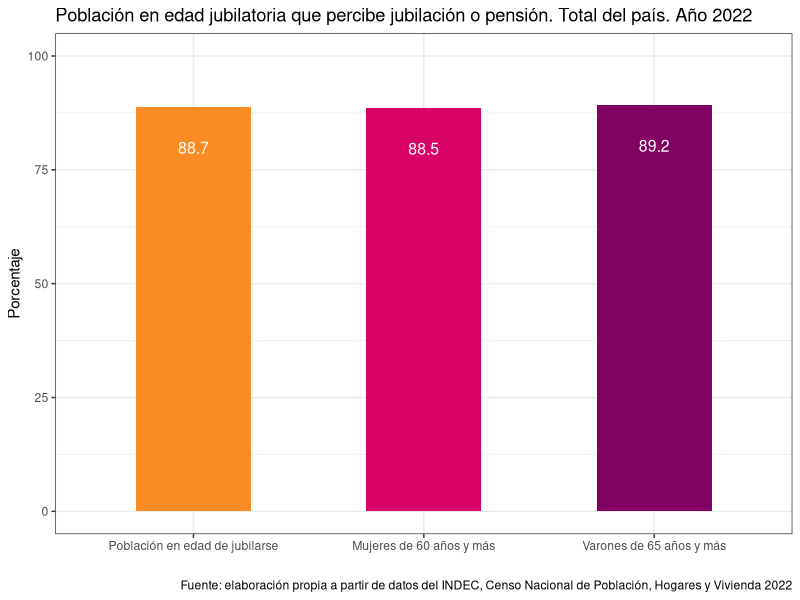
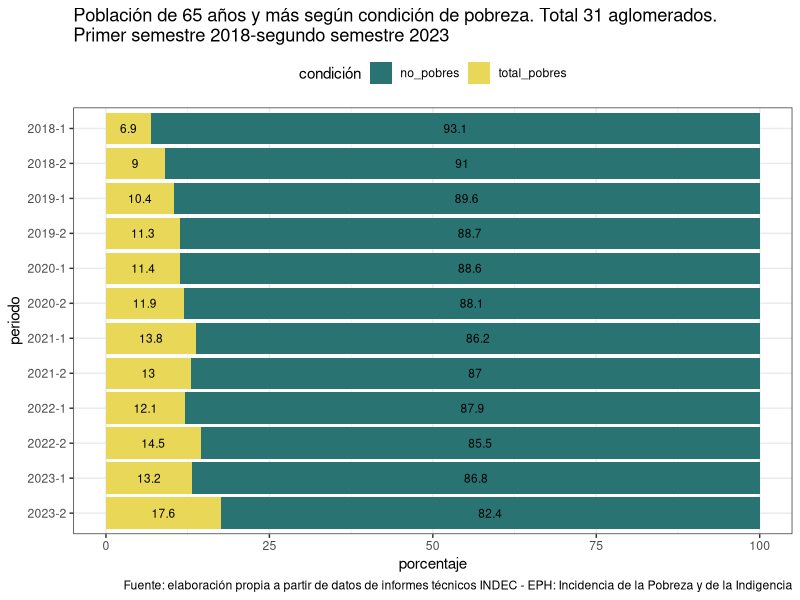
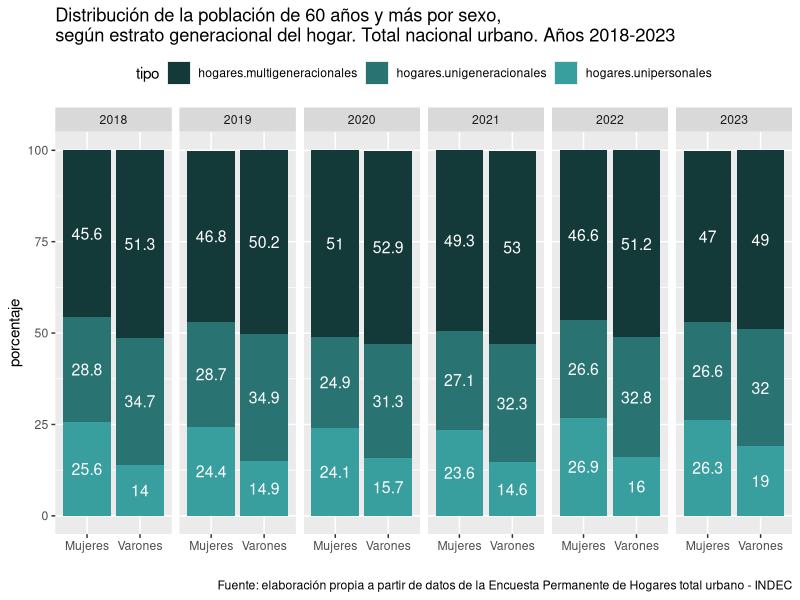
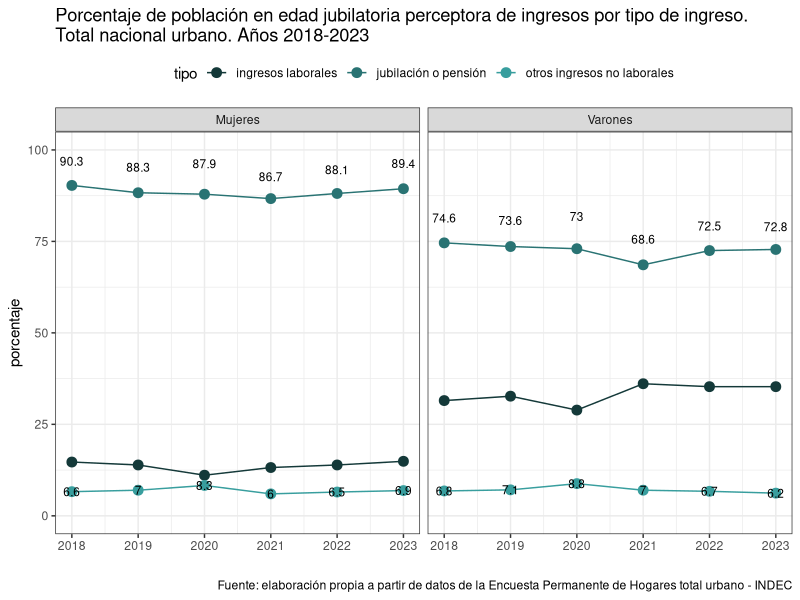
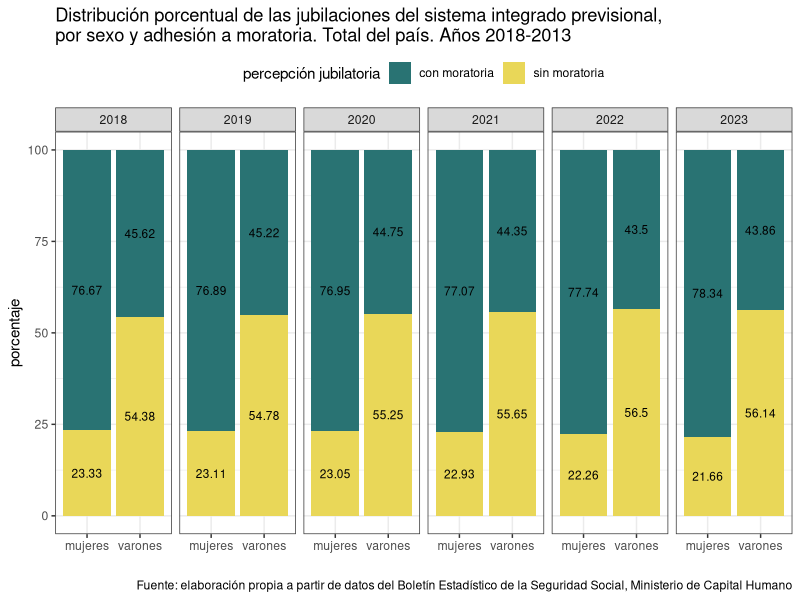

Source code (R) for these figures, in order:
## ---- chunk 1
knitr::opts_chunk$set(echo = TRUE)

library(tidyverse)
library(openxlsx)
## ---- chunk 2
# EPH
pobreza <- read.xlsx("data/datos.xlsx", sheet = "pobreza")
estrato <- read.xlsx("data/datos.xlsx", sheet = "estrato")
ingresos  <- read.xlsx("data/datos.xlsx", sheet = "ingresos")

# CAPITAL HUMANO 
bess <- read.xlsx("data/datos.xlsx", sheet = "bess-1")

# CENSO 
salud  <- read.xlsx("data/datos.xlsx", sheet = "salud")
jubilacion <- read.xlsx("data/datos.xlsx", sheet = "jubilacion")
salud2 <- read.xlsx("data/datos.xlsx", sheet = "salud2")
## ---- chunk 3
jubilacion <- jubilacion %>% 
  mutate(sexo = factor(sexo, levels = c("total", "mujeres", "varones")),
         cobertura = case_when(
           sexo == "total" ~ "Población en edad de jubilarse",
           sexo == "mujeres" ~ "Mujeres de 60 años y más",
           sexo == "varones" ~ "Varones de 65 años y más"),
         cobertura = fct_relevel(cobertura, c("Población en edad de jubilarse", 
                                              "Mujeres de 60 años y más", 
                                              "Varones de 65 años y más")))

ggplot(jubilacion, aes(cobertura, porcentaje, fill = sexo)) +
  geom_col(width = 0.5) +
  ylim(c(0,100)) +
  scale_fill_manual(values = c("#fb8b24","#d90368","#820263")) +
  theme_bw() +
  theme(
    legend.position = "none"
  ) +
  geom_text(aes(label = porcentaje), 
            position = position_stack(vjust = 0.9), 
            size = 4, colour = "white") +
  labs(
    x = " ",
    y =  "Porcentaje",
    title = "Población en edad jubilatoria que percibe jubilación o pensión. Total del país. Año 2022",
    caption = "Fuente: elaboración propia a partir de datos del INDEC, Censo Nacional de Población, Hogares y Vivienda 2022"
  )
## ---- chunk 4

gpobreza <- pobreza %>% 
  select(1:2,5:6) %>% 
  pivot_longer(cols = c(3:4), names_to = "pobreza", values_to = "value") %>% 
  mutate(periodo =  paste0(anio, "-", semestre)) 


ggplot(gpobreza, aes(periodo, value, fill = pobreza)) +
  geom_col() +
  scale_fill_manual(values = c("#297373", "#e9d758")) +
  theme_bw() +
  theme(
    legend.position = "top"
  ) +
  coord_flip() +
  scale_x_discrete(limits=rev) +
  geom_text(aes(label = value, group = pobreza), 
            position = position_stack(vjust = 0.5), 
            size = 3, colour = "black") +
  labs(
    x = "periodo",
    y = "porcentaje",
    fill = "condición",
    title = "Población de 65 años y más según condición de pobreza. Total 31 aglomerados. \nPrimer semestre 2018-segundo semestre 2023",
    caption = "Fuente: elaboración propia a partir de datos de informes técnicos INDEC - EPH: Incidencia de la Pobreza y de la Indigencia"
  )
  
## ---- chunk 5

estrato <- estrato %>% 
  filter(Grupo ==  "Total",
         Sexo != "Total") %>% 
  select(1, 3, 9:11) %>% 
  pivot_longer(cols = c(3:5), names_to = "tipo", values_to = "porcentaje")




ggplot(estrato, aes(Sexo, porcentaje, fill = tipo)) +
  geom_col() +
 scale_fill_manual(values = c("#143939","#297373", "#389e9e"))+
 facet_grid(~ANO4) +
#   theme_light() +
  labs(
    title = "Distribución de la población de 60 años y más por sexo,\nsegún estrato generacional del hogar. Total nacional urbano. Años 2018-2023",
    y = "porcentaje",
    caption = "Fuente: elaboración propia a partir de datos de la Encuesta Permanente de Hogares total urbano - INDEC",
    x = " "
  ) +
  geom_text(aes(label = porcentaje, group = Sexo),
            position = position_stack(vjust = .5),size = 4, colour = "white") +
 theme(legend.position = "top")
## ---- chunk 6
ingresos <- ingresos %>% 
  filter(CH04 != "Total") %>% 
  select(1,2, 7:9) %>% 
  pivot_longer(cols = c(3:5), names_to = "tipo", values_to = "porcentaje") %>% 
  mutate(tipo = 
           case_when(tipo == "Ingresos.laborales" ~ "ingresos laborales",
                     tipo == "Jubilación.o.pensión" ~ "jubilación o pensión",
                     tipo == "Otros.ingresos.no.laborales" ~ "otros ingresos no laborales")) %>% 
  rename(ano = "Año", sexo =  CH04)


ggplot(ingresos, aes(ano, porcentaje, group = tipo, colour = tipo)) +
  geom_point(size = 3) +
  geom_line(linetype = 1) +
  facet_wrap(~sexo) +
  ylim(c(0,100)) +
  scale_color_manual(values = c("#143939","#297373", "#389e9e"))+
 # facet_grid(ano ~ tipo) +
 theme_bw() +
  labs(
    title = "Porcentaje de población en edad jubilatoria perceptora de ingresos por tipo de ingreso. \nTotal nacional urbano. Años 2018-2023",
    y = "porcentaje",
    caption = "Fuente: elaboración propia a partir de datos de la Encuesta Permanente de Hogares total urbano - INDEC",
    x = " "
  ) +
  geom_text(aes(label = porcentaje, group = tipo),
            position = position_stack(vjust = 1),size = 3, colour = "black") +
 theme(legend.position = "top")

## ---- chunk 7
gbess <- bess %>% 
  filter(ano %in% c(2018:2023)) %>% 
  mutate(pp_con_v = round(con_moratoria_v/total_v*100,2),
         pp_sin_v = round(sin_moratoria_v/total_v*100,2),
         pp_con_m = round(con_moratoria_m/total_m*100,2),
         pp_sin_m = round(sin_moratoria_m/total_m*100,2)
         ) %>% 
  select(1, 8:11) %>% 
  pivot_longer(cols = c(2:5),names_to = "porcentaje", values_to = "value") %>% 
  mutate(sexo = case_when(porcentaje %in% c("pp_con_m","pp_sin_m") ~ "mujeres",
                          TRUE ~ "varones"),
         jubilacion =  case_when(porcentaje %in% c("pp_con_m","pp_con_v") ~ "con moratoria",
                          TRUE ~ "sin moratoria")
         )


ggplot(gbess, aes(sexo, value, fill = jubilacion))+
  geom_col() +
  facet_wrap(~ ano, nrow = 1) +
  #coord_flip() +
  #scale_fill_brewer(palette = "Set2") +
  scale_fill_manual(values = c("#297373", "#e9d758")) +
  theme_bw() +
  theme(
    legend.position = "top"
  ) +
  geom_text(aes(label = value, group = jubilacion), 
            position = position_stack(vjust = 0.5), 
            size = 3, colour = "black") +
  labs(
    x = " ",
    y = "porcentaje",
    fill = "percepción jubilatoria",
    title = "Distribución porcentual de las jubilaciones del sistema integrado previsional, \npor sexo y adhesión a moratoria. Total del país. Años 2018-2013",
    caption = "Fuente: elaboración propia a partir de datos del Boletín Estadístico de la Seguridad Social, Ministerio de Capital Humano"
  )
